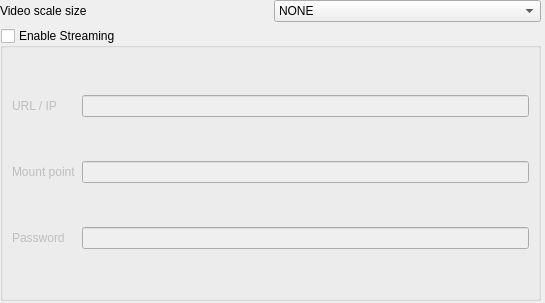
          <widget class="QWidget" name="settings_advanced">
           <property name="geometry">
            <rect>
             <x>0</x>
             <y>0</y>
             <width>545</width>
             <height>303</height>
            </rect>
           </property>
           <attribute name="label">
            <string>Advanced Settings</string>
           </attribute>
           <widget class="QWidget" name="verticalLayoutWidget">
            <property name="geometry">
             <rect>
              <x>0</x>
              <y>0</y>
              <width>541</width>
              <height>301</height>
             </rect>
            </property>
            <layout class="QVBoxLayout" name="verticalLayout_14">
             <item>
              <layout class="QGridLayout" name="gridLayout_5">
               <item row="0" column="0">
                <layout class="QHBoxLayout" name="horizontalLayout_10">
                 <item>
                  <widget class="QLabel" name="resolutionLabel">
                   <property name="text">
                    <string>Video scale size</string>
                   </property>
                   <property name="buddy">
                    <cstring>resolutionComboBox</cstring>
                   </property>
                  </widget>
                 </item>
                 <item>
                  <widget class="QComboBox" name="resolutionComboBox">
                   <item>
                    <property name="text">
                     <string>NONE</string>
                    </property>
                   </item>
                   <item>
                    <property name="text">
                     <string>640x480</string>
                    </property>
                   </item>
                   <item>
                    <property name="text">
                     <string>800x600</string>
                    </property>
                   </item>
                   <item>
                    <property name="text">
                     <string>1024x768</string>
                    </property>
                   </item>
                  </widget>
                 </item>
                </layout>
               </item>
               <item row="1" column="0">
                <widget class="QGroupBox" name="StreamingConfigBox">
                 <property name="enabled">
                  <bool>true</bool>
                 </property>
                 <property name="title">
                  <string>Enable Streaming</string>
                 </property>
                 <property name="checkable">
                  <bool>true</bool>
                 </property>
                 <property name="checked">
                  <bool>false</bool>
                 </property>
                 <layout class="QHBoxLayout" name="horizontalLayout_5">
                  <item>
                   <layout class="QGridLayout" name="gridLayout_4">
                    <property name="sizeConstraint">
                     <enum>QLayout::SetNoConstraint</enum>
                    </property>
                    <item row="2" column="0">
                     <widget class="QLabel" name="mountLabel">
                      <property name="text">
                       <string>Mount point</string>
                      </property>
                      <property name="buddy">
                       <cstring>roomEdit</cstring>
                      </property>
                     </widget>
                    </item>
                    <item row="2" column="1">
                     <widget class="QLineEdit" name="mountEdit">
                      <property name="enabled">
                       <bool>false</bool>
                      </property>
                      <property name="inputMask">
                       <string/>
                      </property>
                     </widget>
                    </item>
                    <item row="1" column="0">
                     <widget class="QLabel" name="urlLabel">
                      <property name="text">
                       <string>URL / IP</string>
                      </property>
                      <property name="buddy">
                       <cstring>eventEdit</cstring>
                      </property>
                     </widget>
                    </item>
                    <item row="3" column="0">
                     <widget class="QLabel" name="passwordLabel">
                      <property name="text">
                       <string>Password</string>
                      </property>
                      <property name="buddy">
                       <cstring>dateTimeEdit</cstring>
                      </property>
                     </widget>
                    </item>
                    <item row="1" column="1">
                     <widget class="QLineEdit" name="urlEdit">
                      <property name="enabled">
                       <bool>false</bool>
                      </property>
                     </widget>
                    </item>
                    <item row="3" column="1">
                     <widget class="QLineEdit" name="passwordEdit">
                      <property name="enabled">
                       <bool>false</bool>
                      </property>
                      <property name="inputMask">
                       <string/>
                      </property>
                     </widget>
                    </item>
                   </layout>
                  </item>
                 </layout>
                </widget>
               </item>
              </layout>
             </item>
            </layout>
           </widget>
          </widget>
